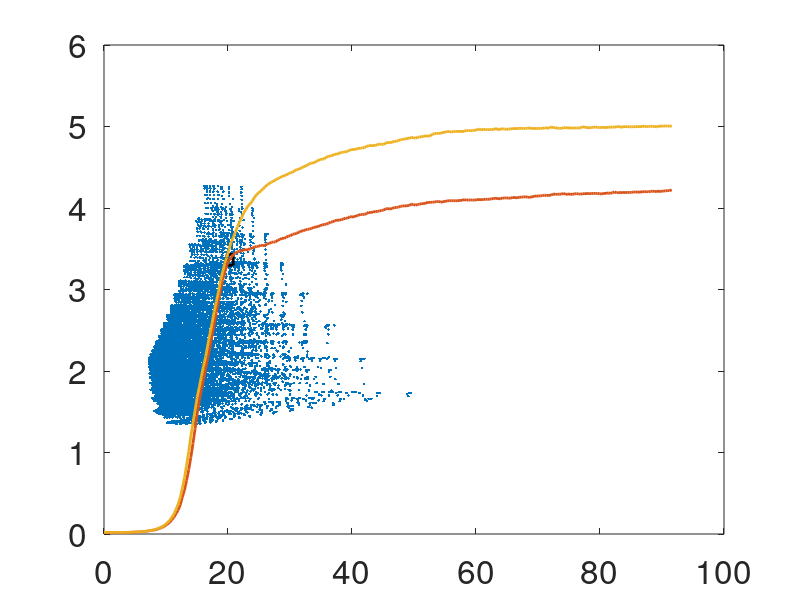
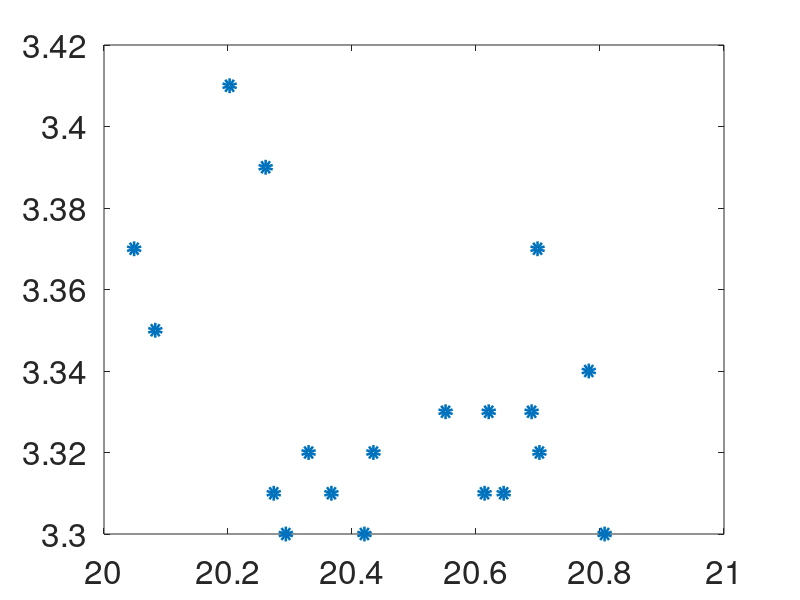

These figures' MATLAB source, in order: (Note: this script raises an error after producing the figures.)
%% Program for find the exponential phase ending point
clear;
clc;

%% Load data
load loop52018510050400

%% Set the expect range
xlb = 19.8177;
xub = 20.8427;
ylb = 3.29676;
yub = 3.42996;
figure(100)
plot(Tn_unit,Xn_unit,'.');
hold on
set(gca,'FontSize',24)
rectangle('position',[xlb,ylb,xub-xlb,yub-ylb],'LineWidth',2)

%% load data
load CENPK21C_0410_diff_sucrose_pbpr 
CENPK21C_0410_diff_sucrose_pbpr_pop_density = CENPK21C_0410_diff_sucrose_pbpr.CENPK21C_0410_diff_sucrose_pbpr_pop_density;
CENPK21C_0410_diff_sucrose_pbpr_time = CENPK21C_0410_diff_sucrose_pbpr.CENPK21C_0410_diff_sucrose_pbpr_time;
CENPK21C_0410_diff_sucrose_pbpr_conc_pct = CENPK21C_0410_diff_sucrose_pbpr.CENPK21C_0410_diff_sucrose_pbpr_conc_pct;

%% unit convert from cell/microliter to gram/liter
unit = 1e6 * 4.6e-11;

%% S288C_0410_1pct_glucose_pbprch
pop_density_gL = CENPK21C_0410_diff_sucrose_pbpr_pop_density.*unit;
time = CENPK21C_0410_diff_sucrose_pbpr_time;
conc_pct = CENPK21C_0410_diff_sucrose_pbpr_conc_pct;
species = {'Sim','Exp Public','Exp Private'};

%% figure 1
pop_density_gL_mean = [];
re_exp_num = 4;
species_num = 2;

for i = 1:species_num   
    pop_density_gL_mean_unit = zeros(1,length(pop_density_gL));
    for j = re_exp_num*(i-1)+1:re_exp_num*(i-1)+re_exp_num
        pop_density_gL_mean_unit = pop_density_gL_mean_unit + pop_density_gL(j,:);
    end
    pop_density_gL_mean = [pop_density_gL_mean;pop_density_gL_mean_unit./re_exp_num];
end
for i = 1:species_num
    plot(time,pop_density_gL_mean(i,:),'LineWidth',2);   
    hold on
end
set(gca,'FontSize',24)
set(gcf,'position',[300,300,2000,1000]);

%% Find parameters
idxTn = find(Tn_unit>xlb&Tn_unit<xub);
idxXn = find(Xn_unit>ylb&Xn_unit<yub);
idxTnXn = intersect(idxTn,idxXn);
figure(200)
plot(Tn_unit(idxTnXn),Xn_unit(idxTnXn),'o','LineWidth',5);
set(gca,'FontSize',24)
set(gcf,'position',[300,300,2000,1000]);

%% Display parameter sets
steploop = 0;
stepres = 1;
res_unit = [];
res = [];
for i = 5:1:20
    for j = 1:1:8
        for k = 5:5:100
            for l = 50:50:400
                steploop = steploop + 1;
                for m = 1:length(idxTnXn)
                    if steploop == idxTnXn(m)
                        res_unit = [i,j,k,l];
                        res = [res;res_unit];
                        fitMSE(stepres) = Yeast_plot_function(stepres,i,j,k,l);
                        stepres = stepres + 1;
                    end
                end
            end
        end
    end
end

for n = 1:stepres-1
    disp(['Vgmax',num2str(res(n,1)),' Vomax',num2str(res(n,2)),' KLa',num2str(res(n,3)),' Xi',num2str(res(n,4))]);
end
